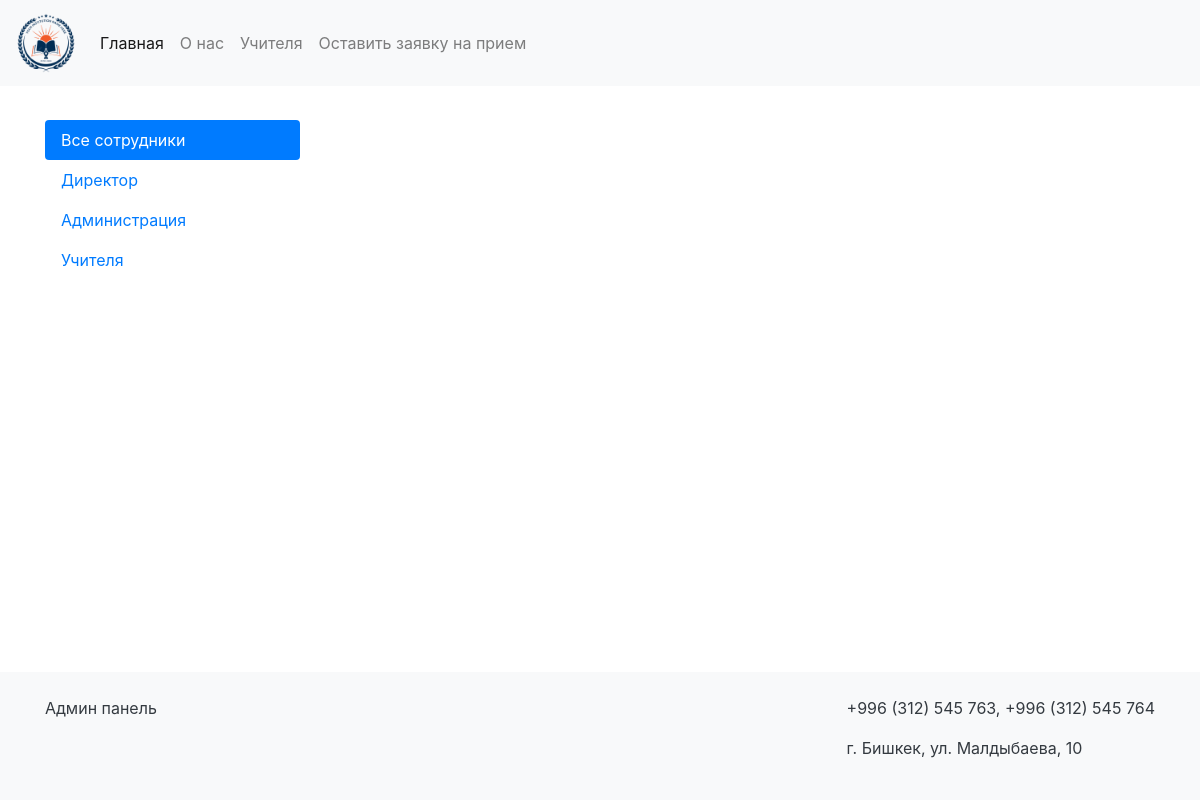
Before: /teachers/ with the older database file.
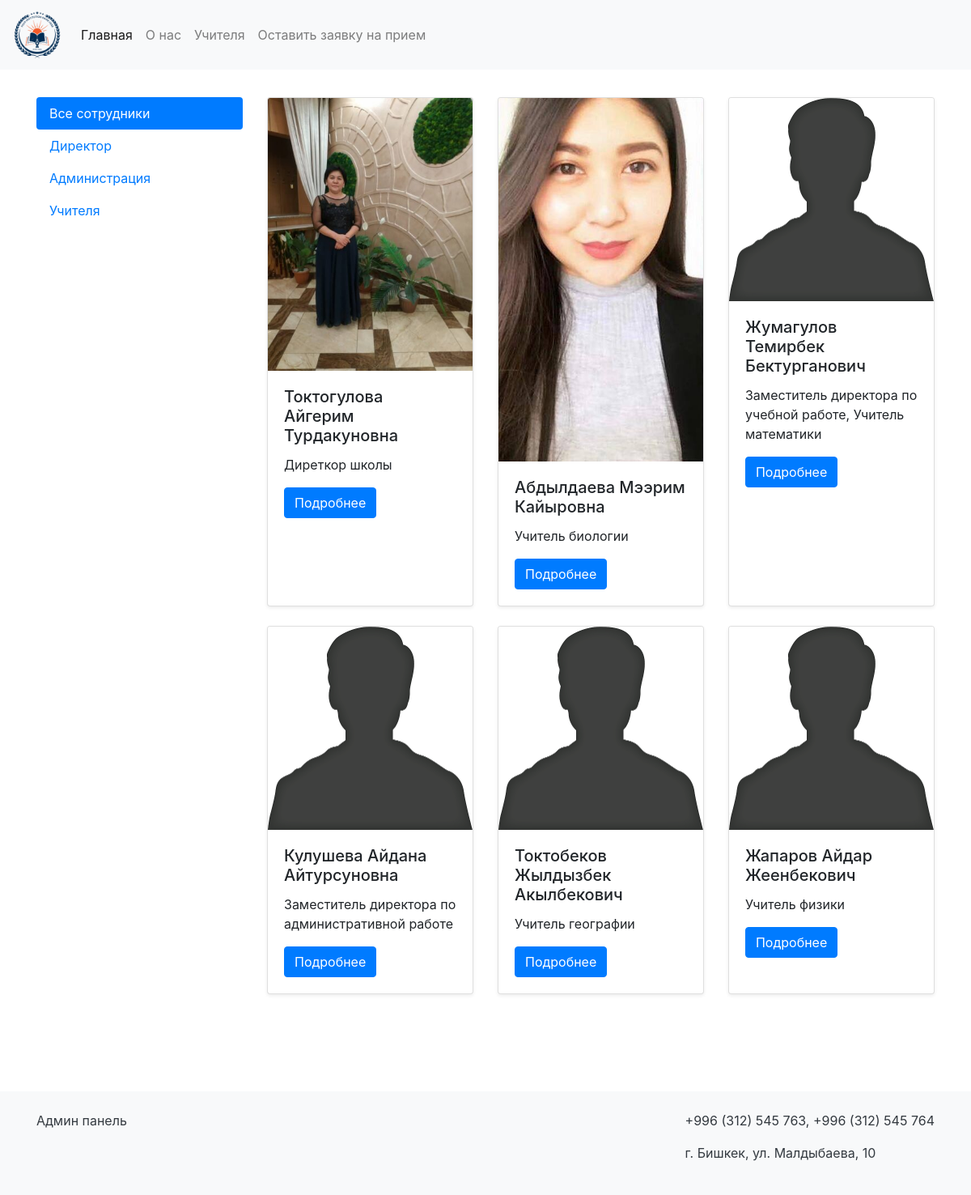
After: the same page with the newer database file.
### teachers/models.py (models this page shows, shortened)
class Teacher(models.Model):
    CATEGORY = (
        ('Учитель', 'Учитель'),
        ('Администрация', 'Администрация'),
        ('Директор', 'Директор')
    )
    name = models.CharField(max_length=100, verbose_name='Введите ФИО')
    category = models.CharField(max_length=100, choices=CATEGORY, verbose_name='Выберите категорию')
    profession = models.CharField(max_length=100, verbose_name='Введите полное название должности')
    photo = models.ImageField(blank=True, upload_to='teachers/', verbose_name='Фото')
    schedule = models.TextField(verbose_name='Введите график работы')

### teachers/views.py (the view)
# urls.py: path('', views.get_teachers, name='teachers'),
def get_teachers(request, category=None):
    if category:
        teachers = Teacher.objects.filter(category=category)
    else:
        teachers = Teacher.objects.all()
    return render(request, 'teachers.html', {'teachers': teachers, 'category': category})

### templates/teachers.html
{% include 'header_and_footer/header.html' %}
<div class="container my-5">
    <div class="row">
        <div class="col-md-3">
            <div class="nav flex-column nav-pills">
                <a href="{% url 'teachers' %}" class="nav-link {% if not category %}active{% endif %}">Все
                    сотрудники</a>
                <a href="{% url 'teachers_by_category' category='Директор' %}"
                   class="nav-link {% if category == 'Директор' %}active{% endif %}">Директор</a>
                <a href="{% url 'teachers_by_category' category='Администрация' %}"
                   class="nav-link {% if category == 'Администрация' %}active{% endif %}">Администрация</a>
                <a href="{% url 'teachers_by_category' category='Учитель' %}"
                   class="nav-link {% if category == 'Учитель' %}active{% endif %}">Учителя</a>
            </div>
        </div>
        <div class="col-md-9">
            <div class="row row-cols-1 row-cols-md-3 g-4">
                {% for teacher in teachers %}
                    <div class="col mb-4">
                        <div class="card h-100 shadow-sm">
                            <img src="
                                    {% if teacher.photo %}{{ teacher.photo.url }}{% else %}../../media/empty.png{% endif %}"
                                 class="card-img-top" alt="{{ teacher.name }}">
                            <div class="card-body">
                                <h5 class="card-title">{{ teacher.name }}</h5>
                                <p class="card-text">{{ teacher.profession }}</p>
                                <a href="{% url 'teacher_detail' teacher.pk %}" class="btn btn-primary">Подробнее</a>
                            </div>
                        </div>
                    </div>
                {% endfor %}
            </div>
        </div>
    </div>
</div>
{% include 'header_and_footer/footer.html' %}

Changed rows visible on the page:
added Teacher: photo (picture), name "Токтогулова Айгерим Турдакуновна", profession "Диреткор школы"
added Teacher: photo (picture), name "Абдылдаева Мээрим Кайыровна", profession "Учитель биологии"
added Teacher: name "Жумагулов Темирбек Бектурганович", profession "Заместитель директора по учебной работе, Учитель математики"
added Teacher: name "Кулушева Айдана Айтурсуновна", profession "Заместитель директора по административной работе"
added Teacher: name "Токтобеков Жылдызбек Акылбекович", profession "Учитель географии"
added Teacher: name "Жапаров Айдар Жеенбекович", profession "Учитель физики"
